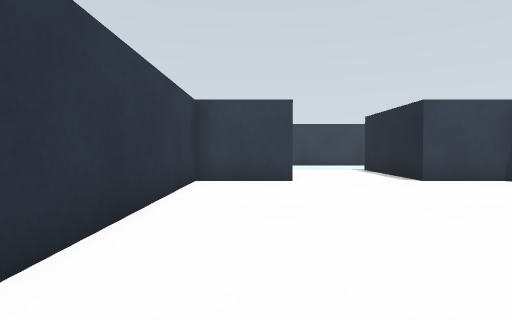
view 1 (above)

21 first-person views from a walk through a world built for the Gazebo simulator. The camera is 0.39 m above the floor, tilts 2° down and sees 80° across. The floor is counted in squares, 0.5 m on a side. Each view is taken from the middle of a square. On the plan, view 1 faces up. The plan holds only what a view shows up to about 10 squares ahead; the rest is blank.

view 2
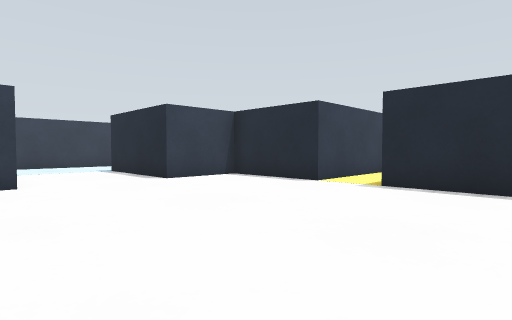

view 3
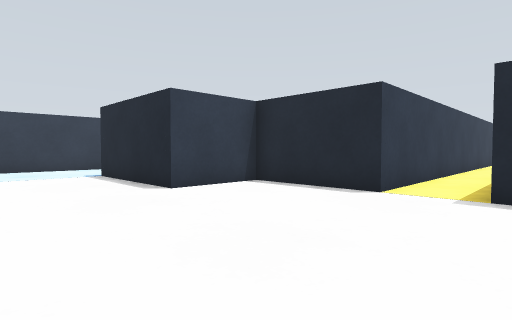

view 4
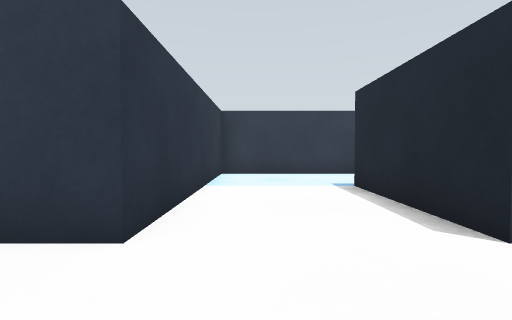

view 5
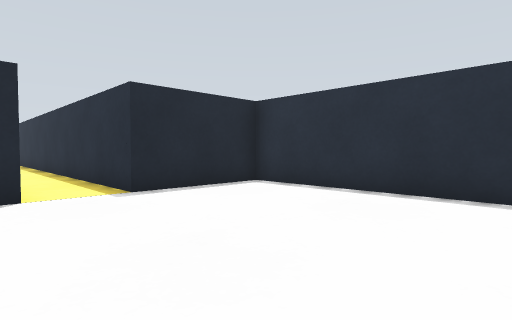

view 6
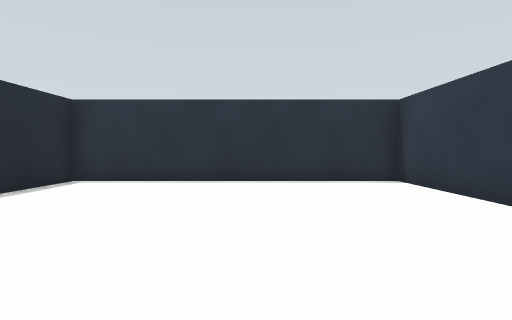

view 7
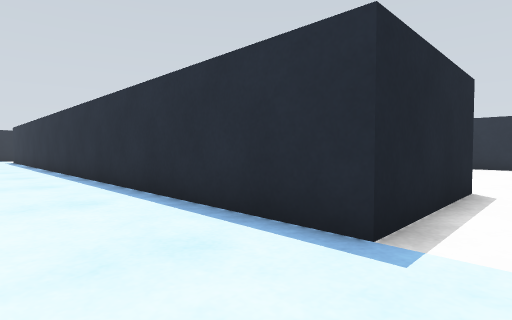

view 8
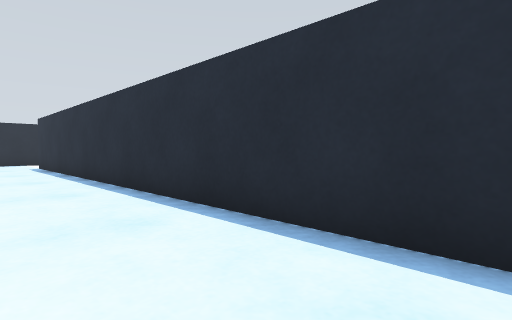

view 9
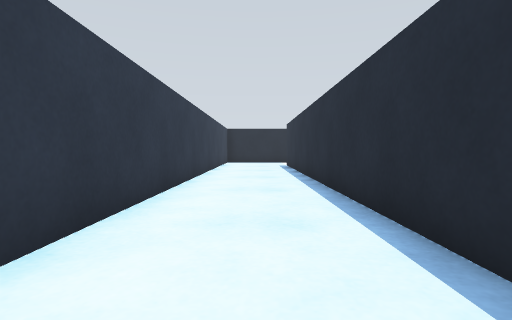

view 10
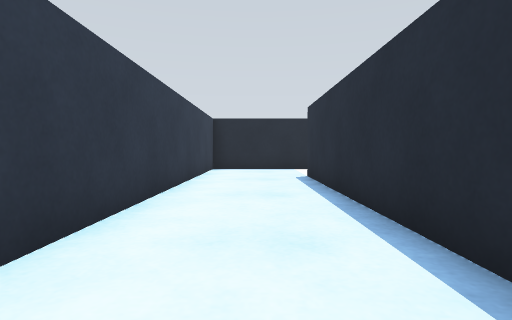

view 11
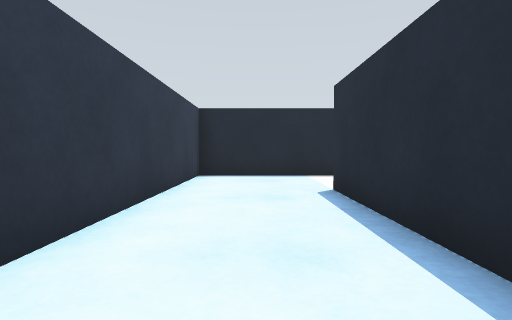

view 12
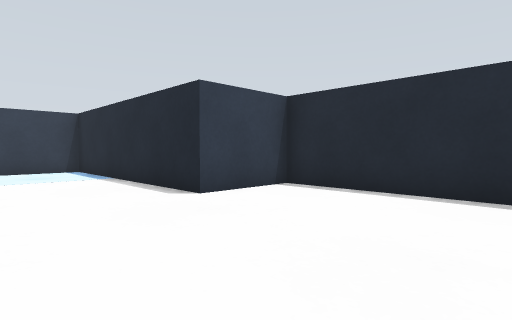

view 13
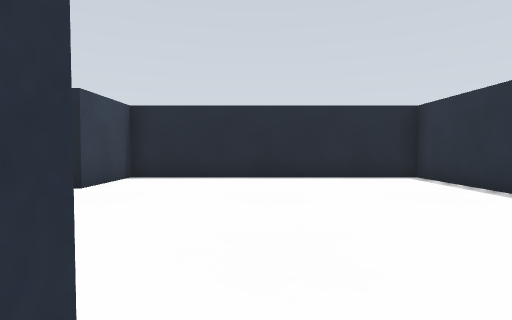

view 14
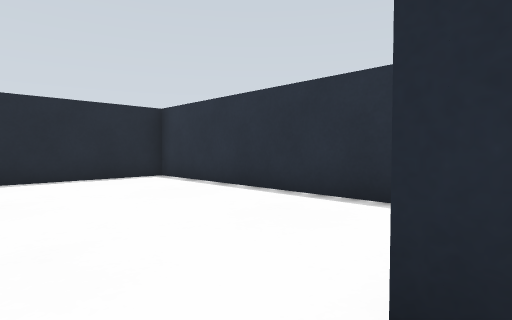

view 15
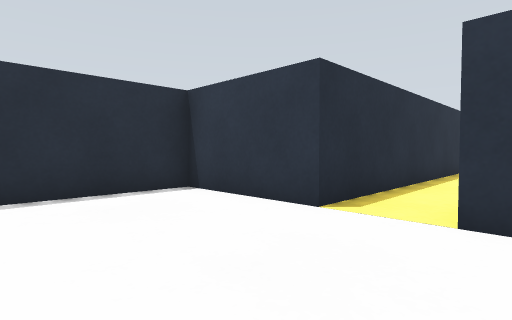

view 16
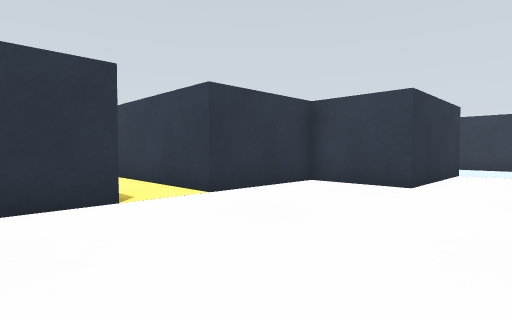

view 17
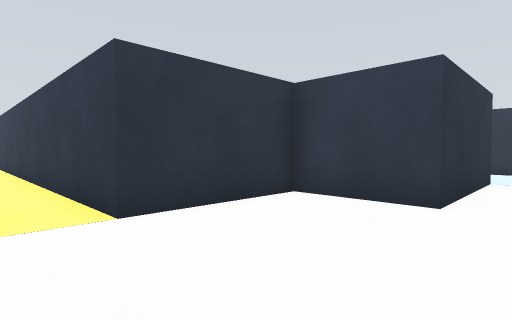

view 18
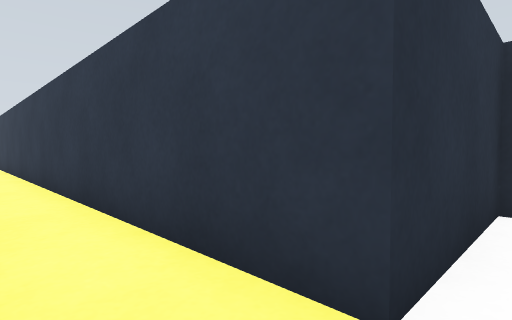

view 19
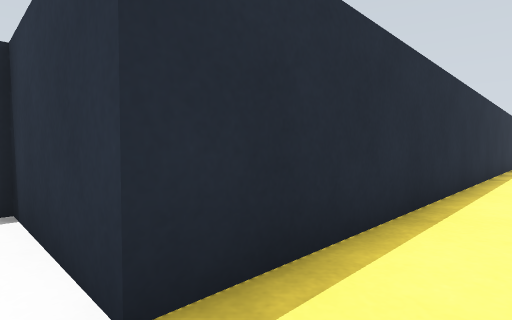

view 20
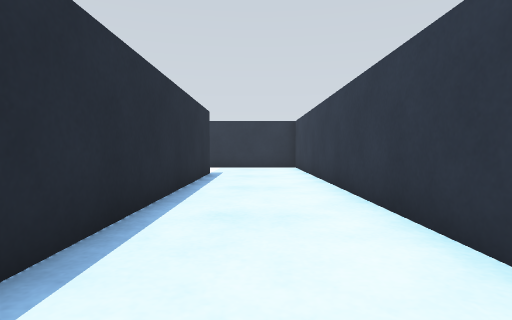

view 21
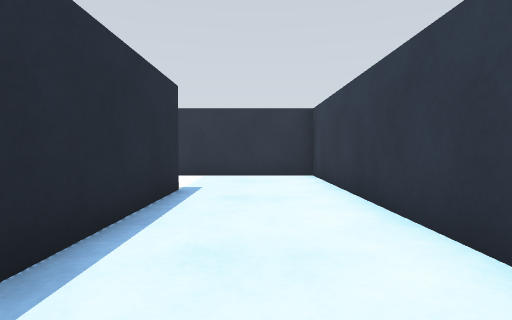

### Floor plan
Points are (right, up) in squares from view 1. A wall is a line through its corners. A room is listed if a view was taken in it or the views show most of it. See-through windows are left out.
Room 1 (views 1, 2, 3, 4, 5, 6, 7, 8, 9, 10, 11, 13, 14, 20, 21)
walls: (22.5, 4.3) (6.5, 4.3) (6.5, 7.5) (4.1, 7.5) (4.1, 11.5) (24.9, 11.5) (24.9, 7.5); (28.1, 7.5) (28.1, 14.7) (0.9, 14.7) (0.9, 7.5) (-1.5, 7.5) (-1.5, -0.5) (6.5, -0.5) (6.5, 2.7) (22.5, 2.7)
ways out: opening at (22, 3.5) to room 2; opening at (26.5, 7.5) to room 2
Room 2 (views 12, 15, 16, 17, 18, 19)
walls: (22.5, 2.7) (22.5, -0.5) (30.5, -0.5) (30.5, 7.5) (28.1, 7.5); (24.9, 7.5) (22.5, 7.5) (22.5, 4.3)
ways out: opening at (22, 3.5) to room 1; opening at (26.5, 7.5) to room 1

Where each view was taken, in squares from view 1:
view 1: 0 up, 0 right, facing up
view 2: 0 up, 0 right, facing up-right
view 3: 2 up, 1 right, facing up-right
view 4: 5 up, 2 right, facing up
view 5: 5 up, 1 right, facing down-right
view 6: 7 up, 2 right, facing down
view 7: 14 up, 3 right, facing down-right
view 8: 14 up, 10 right, facing down-right
view 9: 13 up, 10 right, facing right
view 10: 13 up, 16 right, facing right
view 11: 13 up, 19 right, facing right
view 12: 3 up, 25 right, facing up-right
view 13: 4 up, 22 right, facing right
view 14: 4 up, 22 right, facing down-right
view 15: 5 up, 26 right, facing down-left
view 16: 1 up, 27 right, facing up-left
view 17: 3 up, 26 right, facing up-left
view 18: 3 up, 23 right, facing up-left
view 19: 4 up, 23 right, facing down-left
view 20: 13 up, 14 right, facing left
view 21: 13 up, 10 right, facing left
